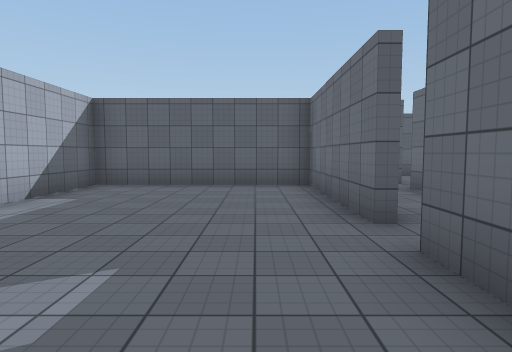
[1] (above)

24 first-person views from a walk through a scene from a Unity 3-D project. The camera is 1.5 m above the floor, tilts 4° down and sees 75° across. The floor is counted in squares, 2 m on a side. Each view is taken from the middle of a square. On the plan, view 1 faces up. The plan holds only what a view shows up to about 11 squares ahead; the rest is blank. Surface patterns are stand-ins for the level's own textures.

[2]
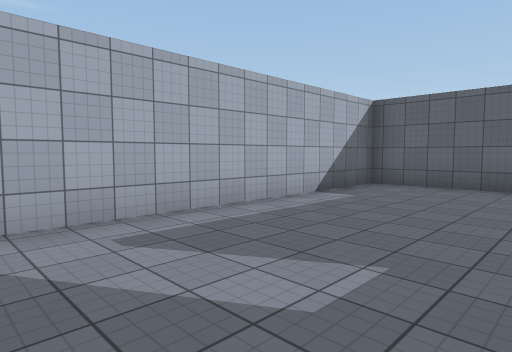

[3]
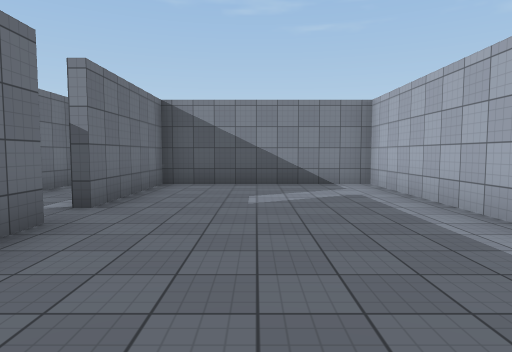

[4]
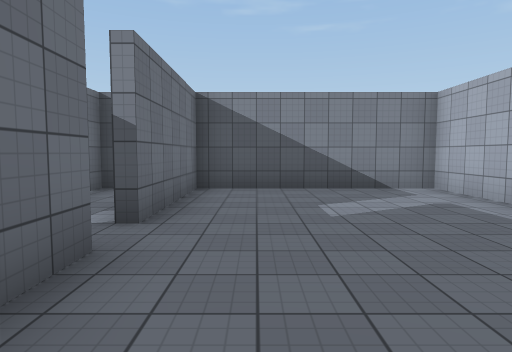

[5]
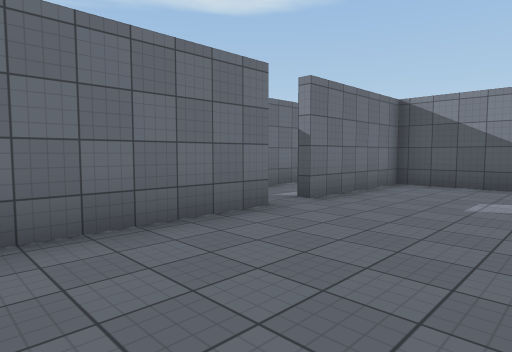

[6]
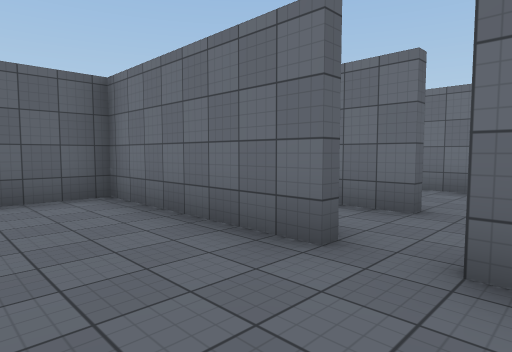

[7]
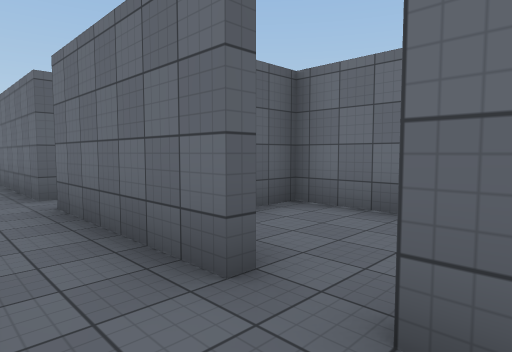

[8]
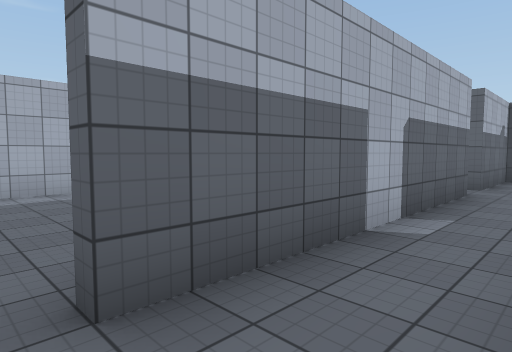

[9]
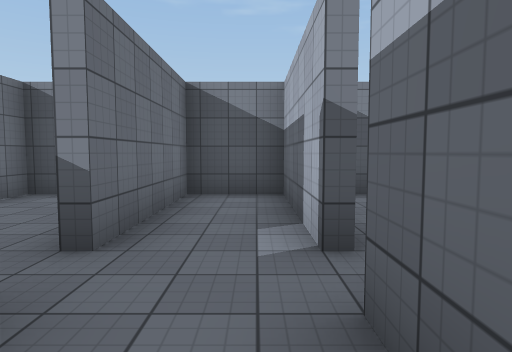

[10]
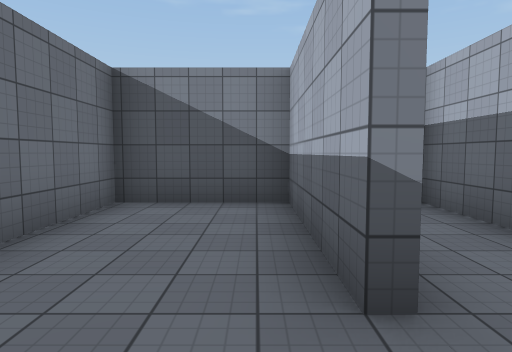

[11]
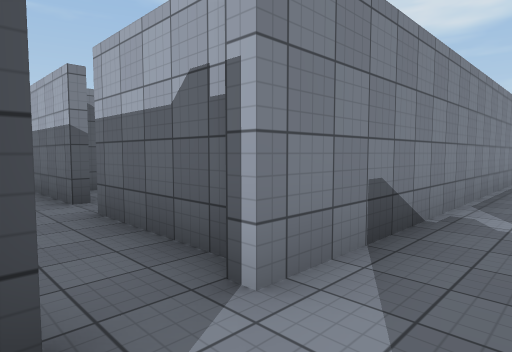

[12]
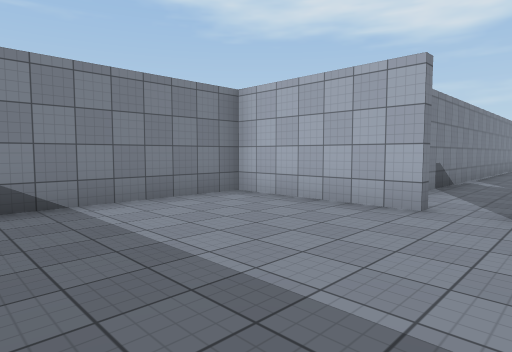

[13]
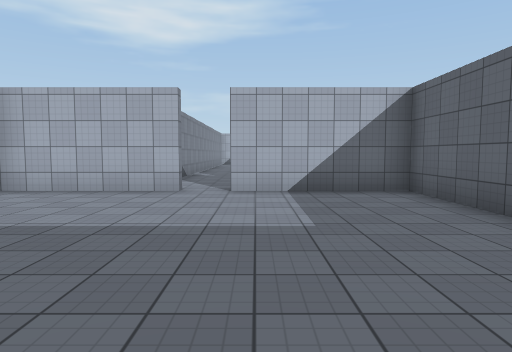

[14]
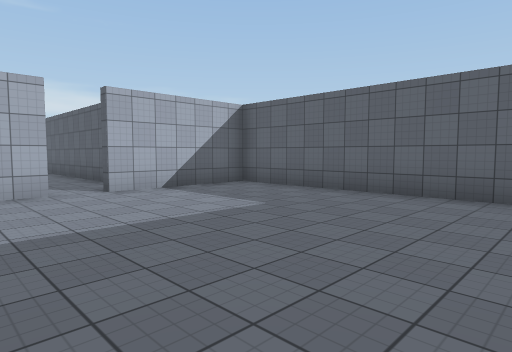

[15]
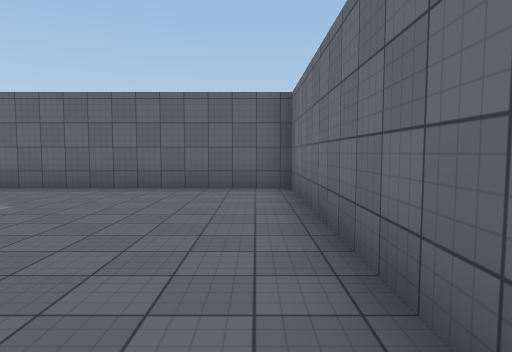

[16]
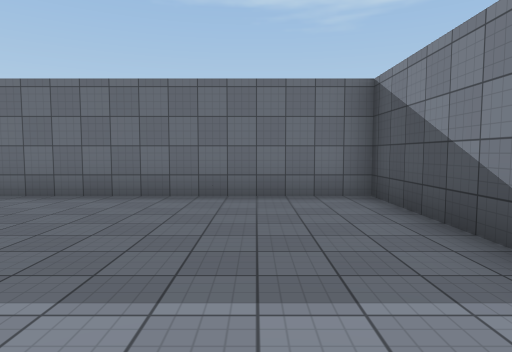

[17]
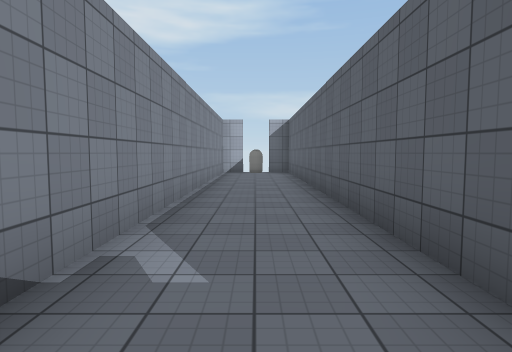

[18]
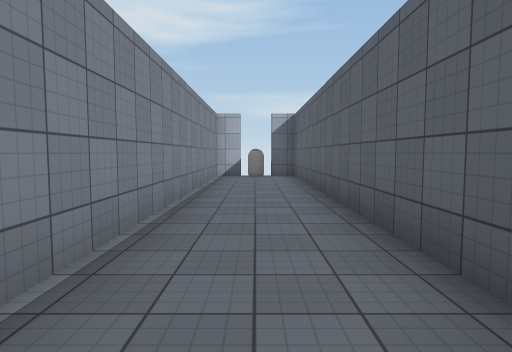

[19]
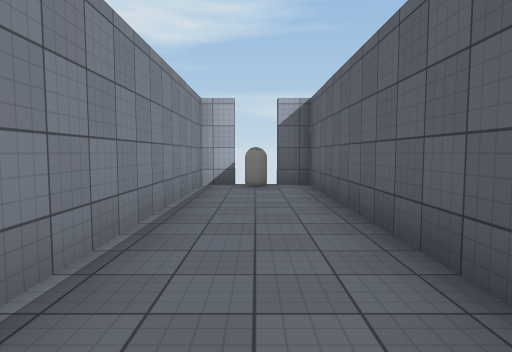

[20]
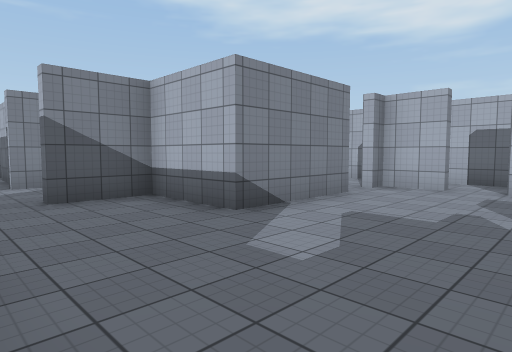

[21]
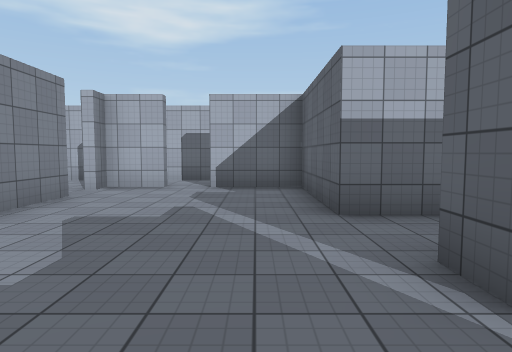

[22]
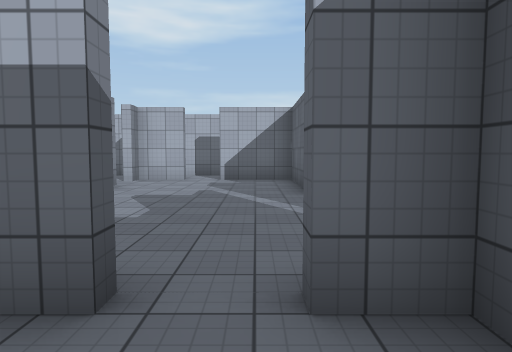

[23]
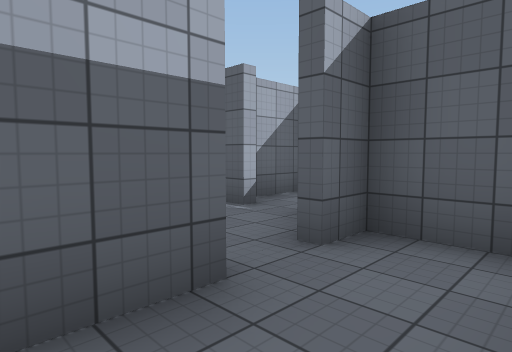

[24]
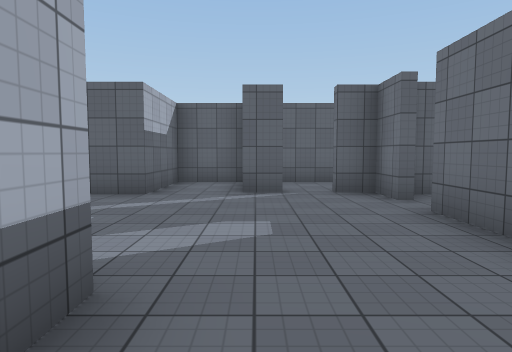

### Floor plan
Points are (right, up) in squares from view 1. A wall is a line through its corners. A room is listed if a view was taken in it or the views show most of it. See-through windows are left out.
Room 1 (views 1, 2, 3, 4, 5, 6)
walls: (1.2, 3.4) (1.2, 7.8) (-3.7, 7.8) (-3.7, -1) (1.2, -1) (1.2, 2.5)
ways out: opening at (1, 3) to room 2
Room 2 (views 7, 9, 17, 18)
walls: (3.3, 8) (3.3, 11.6); (1.5, 9.9) (1.5, 3.5); (3.3, 3.4) (3.3, 7); (1.5, 2.5) (1.5, -1) (3.3, -1) (3.3, 2.5); (1.5, 13.5) (1.5, 10.8); (-1.4, 13.8) (1.8, 13.8); (1.2, 16.3) (-1.5, 16.3)
ways out: opening at (1, 3) to room 1; opening at (3, 3) to room 3; opening at (3, 15) to room 4; opening at (-1, 15) to room 5; opening at (2, 15) to room 7; opening at (1, 10)
Room 3 (views 8, 10)
walls: (3.5, 2.5) (3.5, -1) (6.1, -1) (6.1, 1.4); (6.1, 3.5) (6.1, 5.2) (5.2, 5.2)
ways out: opening at (3, 3) to room 2
Room 4 (views 11, 12, 13, 14, 15, 16)
walls: (3.5, 14.6) (3.5, 11) (10.8, 11) (10.8, 19) (3.5, 19) (3.5, 15.5)
ways out: opening at (3, 15) to room 2
Room 5 (view 19)
walls: (-11.7, 14.6) (-11.7, 13.8) (-1.4, 13.8); (-1.5, 16.3) (-11.7, 16.3) (-11.7, 15.5)
ways out: opening at (-1, 15) to room 2
objects: other object (-12, 15)
Room 6 (views 20, 21, 22, 23)
walls: (3.5, 21.4) (3.5, 20.1); (4.8, 23) (3.5, 23) (3.5, 22.2); (3.3, 23.3) (2.5, 23.3)
ways out: opening at (3, 22) to room 7
Room 7 (view 24)
walls: (1.5, 23.3) (0.8, 23.3); (3.3, 19.9) (3.3, 21.2); (3.3, 22.2) (3.3, 23.3); (-2.9, 18.8) (0.1, 18.8) (0.1, 16.5) (1.8, 16.5); (-4.3, 20.1) (-4.3, 18.8); (0.8, 25.5) (-1, 25.5) (-1, 23) (-4.3, 23) (-4.3, 21)
ways out: opening at (2, 15) to room 2; opening at (3, 22) to room 6; opening at (-3, 19); opening at (2, 24)

Where each view was taken, in squares from view 1:
view 1: 0 up, 0 right, facing up
view 2: 0 up, 0 right, facing up-left
view 3: 7 up, 1 left, facing down
view 4: 6 up, 0 right, facing down
view 5: 7 up, 2 left, facing down-right
view 6: 2 up, 1 left, facing up-right
view 7: 2 up, 2 right, facing up-right
view 8: 3 up, 3 right, facing up-left
view 9: 5 up, 2 right, facing down
view 10: 4 up, 4 right, facing down
view 11: 15 up, 3 right, facing down-left
view 12: 16 up, 8 right, facing down-left
view 13: 16 up, 10 right, facing left
view 14: 13 up, 10 right, facing up-left
view 15: 12 up, 10 right, facing up
view 16: 13 up, 5 right, facing right
view 17: 15 up, 1 right, facing left
view 18: 15 up, 1 left, facing left
view 19: 15 up, 4 left, facing left
view 20: 22 up, 3 right, facing down-left
view 21: 22 up, 3 right, facing left
view 22: 22 up, 5 right, facing left
view 23: 20 up, 5 right, facing up-left
view 24: 17 up, 1 right, facing up
